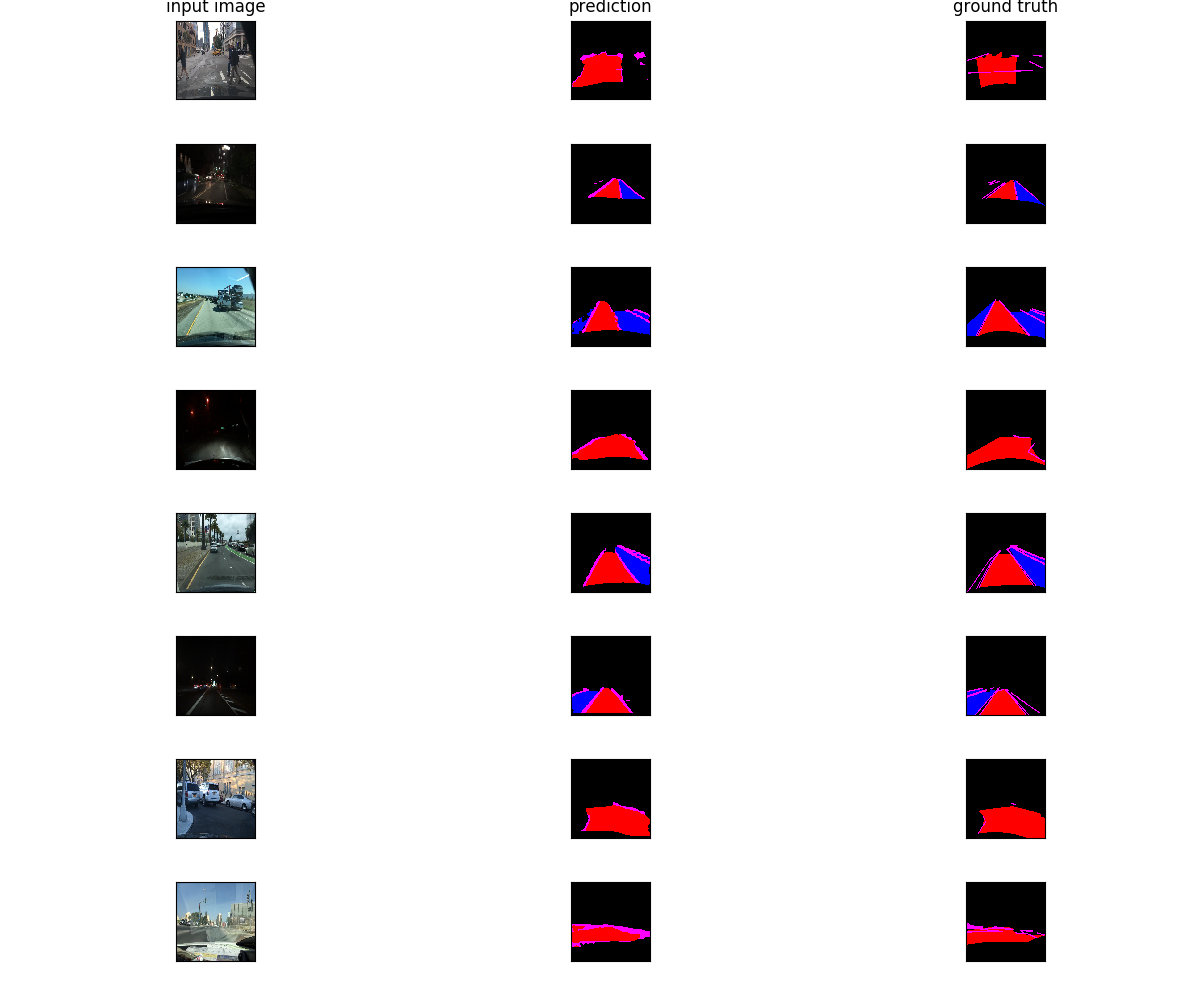

The script that saved this image:
import numpy as np
import matplotlib
matplotlib.use('Agg')
import matplotlib.pyplot as plt

import torch
import torch.nn.functional as F
from torch.utils.data import DataLoader

from models.net import SPPNet
from dataset.cityscapes import CityscapesDataset
from dataset.bdd100k2 import BDD100K2Dataset
from dataset.avm import AVMDataset
from utils.preprocess import minmax_normalize

import datetime
from torchsummary import summary

device = torch.device('cuda:0' if torch.cuda.is_available() else 'cpu')
#model = SPPNet(output_channels=19).to(device)
model = SPPNet(output_channels=4, enc_type='mobilenetv2', dec_type='maspp').to(device)
summary(model, (3, 128, 256))
model_path = '../model/bdd100k_deeplabv3p_mobilenetv2_lane/model_tmp.pth'
param = torch.load(model_path)
model.load_state_dict(param)
del param

batch_size = 1

valid_dataset = BDD100K2Dataset(split='valid', net_type='deeplab')
valid_loader = DataLoader(valid_dataset, batch_size=batch_size, shuffle=True)

images_list = []
labels_list = []
preds_list = []

model.eval()
with torch.no_grad():
    for batched in valid_loader:
        images, labels = batched
        images_np = images.numpy().transpose(0, 2, 3, 1)
        #print(images_np.shape, images_np)
        labels_np = labels.numpy()

        images, labels = images.to(device), labels.to(device)
        prev = datetime.datetime.now()
        preds = model.tta(images, net_type='deeplab')
        preds_np = preds.detach().cpu().numpy()
        #print("Test time augmentation", preds_np.shape)
        #print(preds_np)
        preds = preds.argmax(dim=1)
        preds_np = preds.detach().cpu().numpy()
        #print("Arg max : preds", preds.shape)# (1, 128, 256) [batch : 1][row : r][col : c]
        #print(preds_np)
        print("Pred", np.unique(preds_np)) # [0] or [0, 1] or [0, 2] or [0, 1, 2]
        print("Label", np.unique(labels_np)) # [0] or [0, 1] or [0, 2] or [0, 1, 2]
        cur = datetime.datetime.now()
        print("time : ", cur - prev)
        images_list.append(images_np)
        labels_list.append(labels_np)
        preds_list.append(preds_np)
        
        if len(images_list) == 20:
            break

images = np.concatenate(images_list)
labels = np.concatenate(labels_list)
preds = np.concatenate(preds_list)

# Ignore index
ignore_pixel = labels == 255
preds[ignore_pixel] = 0
labels[ignore_pixel] = 0

# Plot
fig, axes = plt.subplots(8, 3, figsize=(12, 10))
plt.tight_layout()

axes[0, 0].set_title('input image')
axes[0, 1].set_title('prediction')
axes[0, 2].set_title('ground truth')

palette = np.array([[0, 0, 0],     # black
                     [255, 0, 0],   # red
                     [0, 0, 255],   # blue
                     [255, 0, 255]
                     ])  
'''
palette = np.array([[0, 0, 255],        # blue free space 
                     [255, 255, 255],   # white marker
                     [255, 0, 0],       # red vehicle
                     [0, 255, 0],        # green objects 
                     [0, 0, 0] ])       # black null 
'''
for ax, img, lbl, pred in zip(axes, images, labels, preds):
    ax[0].imshow(minmax_normalize(img, norm_range=(0, 1), orig_range=(-1, 1)))
    pred = palette[pred]
    #print("eval pred", pred.shape, pred)
    ax[1].imshow(pred)
    lbl = palette[lbl]
    ax[2].imshow(lbl)
    ax[0].set_xticks([])
    ax[0].set_yticks([])
    ax[1].set_xticks([])
    ax[1].set_yticks([])
    ax[2].set_xticks([])
    ax[2].set_yticks([])

plt.savefig('eval.png')
plt.close()
